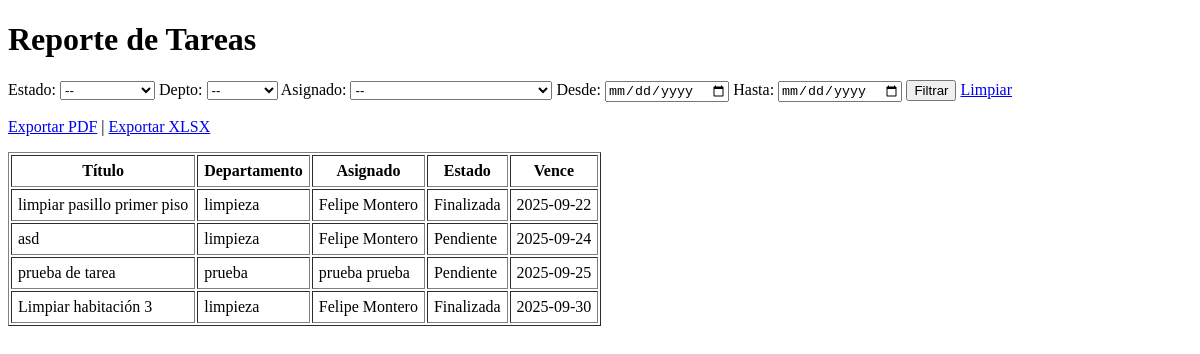
/reportes/tareas/ (signed in), run on an earlier commit of the app's database.
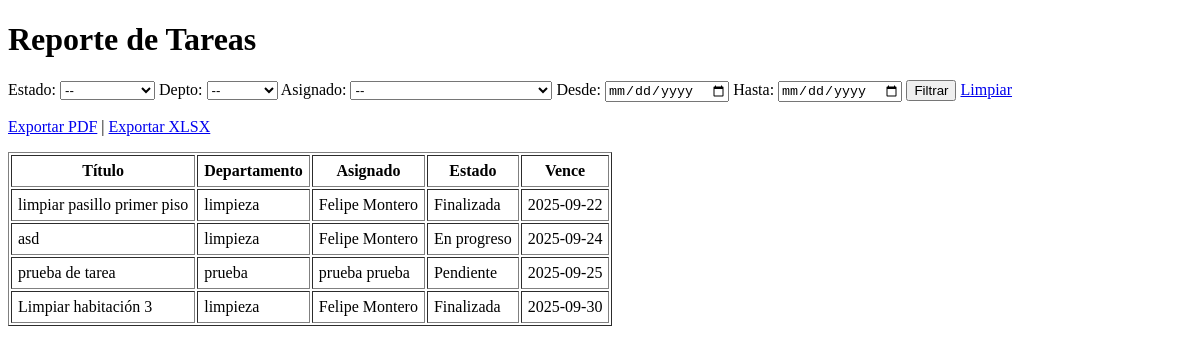
And on a later commit of the database.
### core/models.py (models this page shows, shortened)
class Tarea(models.Model):
    ESTADO = [
        ('Pendiente', 'Pendiente'),
        ('En progreso', 'En progreso'),
        ('Atrasada', 'Atrasada'),
        ('Finalizada', 'Finalizada'),
    ]
    titulo = models.CharField(max_length=200)
    descripcion = models.TextField(blank=True, null=True)
    estado = models.CharField(max_length=20, choices=ESTADO, default='Pendiente')
    asignado = models.ForeignKey(User, on_delete=models.CASCADE, related_name='tasks')
    departamento = models.ForeignKey(Departamento, on_delete=models.CASCADE, related_name='tasks')
    fecha_limite = models.DateField()
    created_at = models.DateTimeField(auto_now_add=True)
    updated_at = models.DateTimeField(auto_now=True)

class Departamento(models.Model):
    nombre = models.CharField(max_length=100)
    descripcion = models.TextField(blank=True, null=True)
    created_at = models.DateTimeField(auto_now_add=True)
    updated_at = models.DateTimeField(auto_now=True)

class User(AbstractUser):
    primer_nombre = models.CharField(max_length=50)
    segundo_nombre = models.CharField(max_length=50, blank=True, null=True)
    primer_apellido = models.CharField(max_length=50)
    segundo_apellido = models.CharField(max_length=50, blank=True, null=True)
    rut = models.CharField(max_length=12, unique=True, validators=[rut_validator])
    rol = models.ForeignKey("Rol", on_delete=models.SET_NULL, null=True, related_name='users')
    telefono = models.CharField(
        max_length=16, blank=True, null=True,
        validators=[validate_e164],
        help_text="Formato E.164 (ej: +56912345678)"
    )
    created_at = models.DateTimeField(auto_now_add=True)
    updated_at = models.DateTimeField(auto_now=True)

### core/views.py (the view)
# urls.py: path("reportes/tareas/", ReporteTareasView.as_view(), name="reporte_tareas"),
class ReporteTareasView(SoloGerenteSupervisorMixin, TemplateView):
    template_name = "core/reportes/reporte_tareas.html"
    def get_context_data(self, **kwargs):
        ctx = super().get_context_data(**kwargs)
        qs = filtrar_tareas(self.request).order_by("fecha_limite","estado")
        ctx["tareas"] = qs
        ctx["departamentos"] = Departamento.objects.all().order_by("nombre")
        ctx["trabajadores"] = User.objects.filter(rol__nombre="Trabajador").order_by("primer_apellido","primer_nombre")
        return ctx

### core/mixins.py (called while the page is built)
    def test_func(self):
        u = self.request.user
        try:
            return u.is_authenticated and u.rol and u.rol.nombre in self.allowed
        except Exception:
            return False

### core/views.py (called while the page is built)
def parse_fecha(s):
    try:
        return datetime.strptime(s, "%Y-%m-%d").date()
    except Exception:
        return None

def filtrar_tareas(request):
    qs = Tarea.objects.select_related("departamento","asignado")
    estado = request.GET.get("estado","").strip()
    depto = request.GET.get("depto","").strip()
    asignado = request.GET.get("asignado","").strip()
    f_ini = parse_fecha(request.GET.get("f_ini",""))
    f_fin = parse_fecha(request.GET.get("f_fin",""))
    if estado:
        qs = qs.filter(estado=estado)
    if depto:
        qs = qs.filter(departamento_id=depto)
    if asignado:
        qs = qs.filter(asignado_id=asignado)
    if f_ini:
        qs = qs.filter(fecha_limite__gte=f_ini)
    if f_fin:
        qs = qs.filter(fecha_limite__lte=f_fin)
    return qs

### core/templates/core/reportes/reporte_tareas.html (shortened to what this page needs)
<!DOCTYPE html>
<html lang="en">
<head>
</head>
<body>
    {% block content %}
    <h1>Reporte de Tareas</h1>
    <form method="get" style="margin-bottom:10px;">
        <label>Estado:</label>
        <select name="estado">
            <option value="">--</option>
        </select>
        <label>Depto:</label>
        <select name="depto">
            <option value="">--</option>
        </select>
        <label>Asignado:</label>
        <select name="asignado">
            <option value="">--</option>
        </select>
        <label>Desde:</label>
        <input type="date" name="f_ini" value="{{ request.GET.f_ini }}">
        <label>Hasta:</label>
        <input type="date" name="f_fin" value="{{ request.GET.f_fin }}">
        <button type="submit">Filtrar</button>
        <a href="{% url 'reporte_tareas' %}">Limpiar</a>
    </form>
    <p>
        <a href="{% url 'reporte_tareas_pdf' %}?{{ request.GET.urlencode }}">Exportar PDF</a> |
        <a href="{% url 'reporte_tareas_xlsx' %}?{{ request.GET.urlencode }}">Exportar XLSX</a>
    </p>
    <table border="1" cellpadding="6">
        <tr>
            <th>Título</th>
            <th>Departamento</th>
            <th>Asignado</th>
            <th>Estado</th>
            <th>Vence</th>
        </tr>
        {% for t in tareas %}
        <tr>
            <td>{{ t.titulo }}</td>
            <td>{{ t.departamento.nombre }}</td>
            <td>{{ t.asignado.primer_nombre }} {{ t.asignado.primer_apellido }}</td>
            <td>{{ t.estado }}</td>
            <td>{{ t.fecha_limite|date:"Y-m-d" }}</td>
        </tr>
        {% empty %}
        <tr>
            <td colspan="5">Sin resultados.</td>
        </tr>
        {% endfor %}
    </table>
    {% endblock %}
</body>
</html>

What changed in the data, as far as the page shows it:
changed Tarea "asd": estado "Pendiente" → "En progreso"
